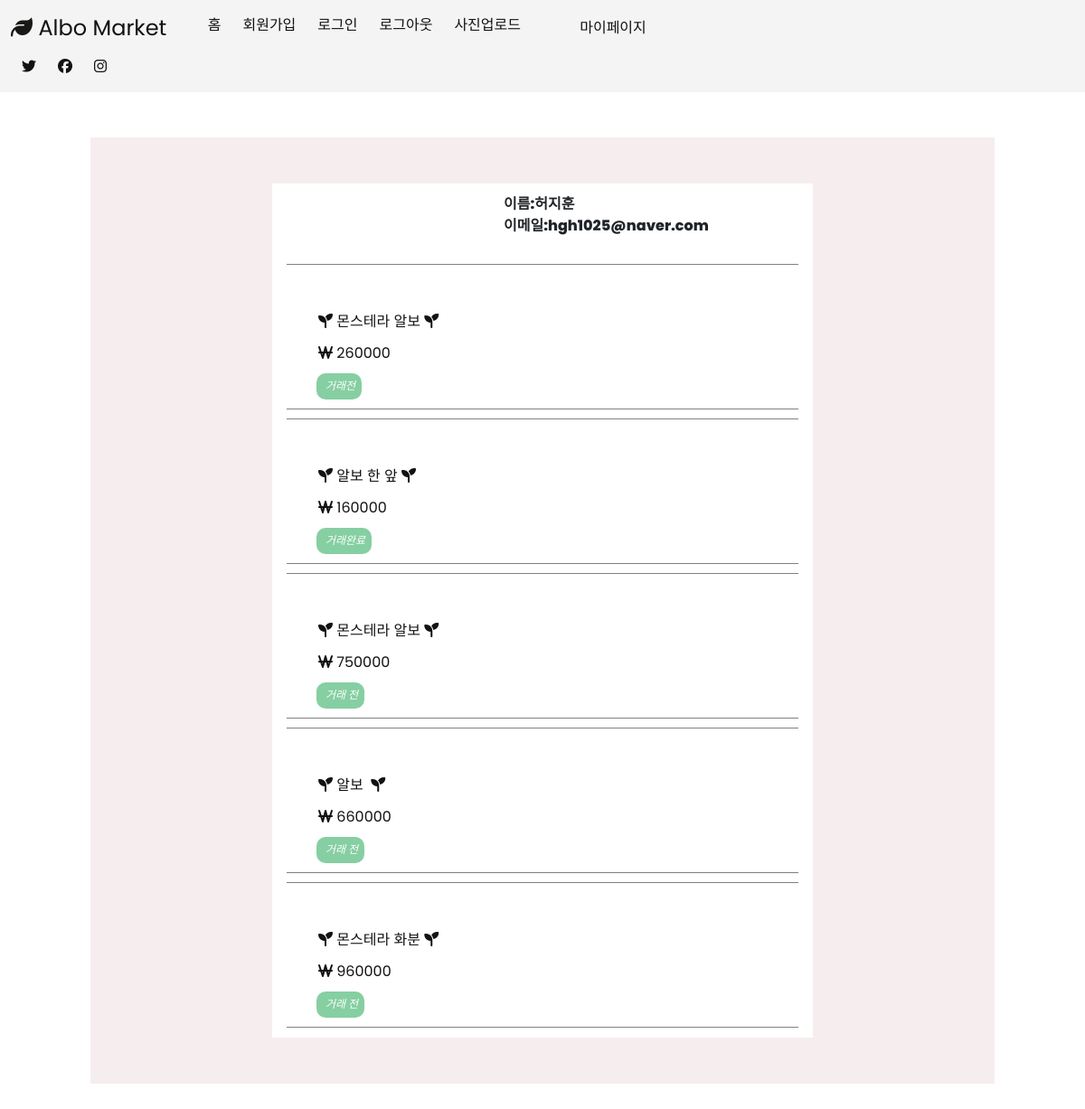
Before: /mypage (signed in) with the older database file.
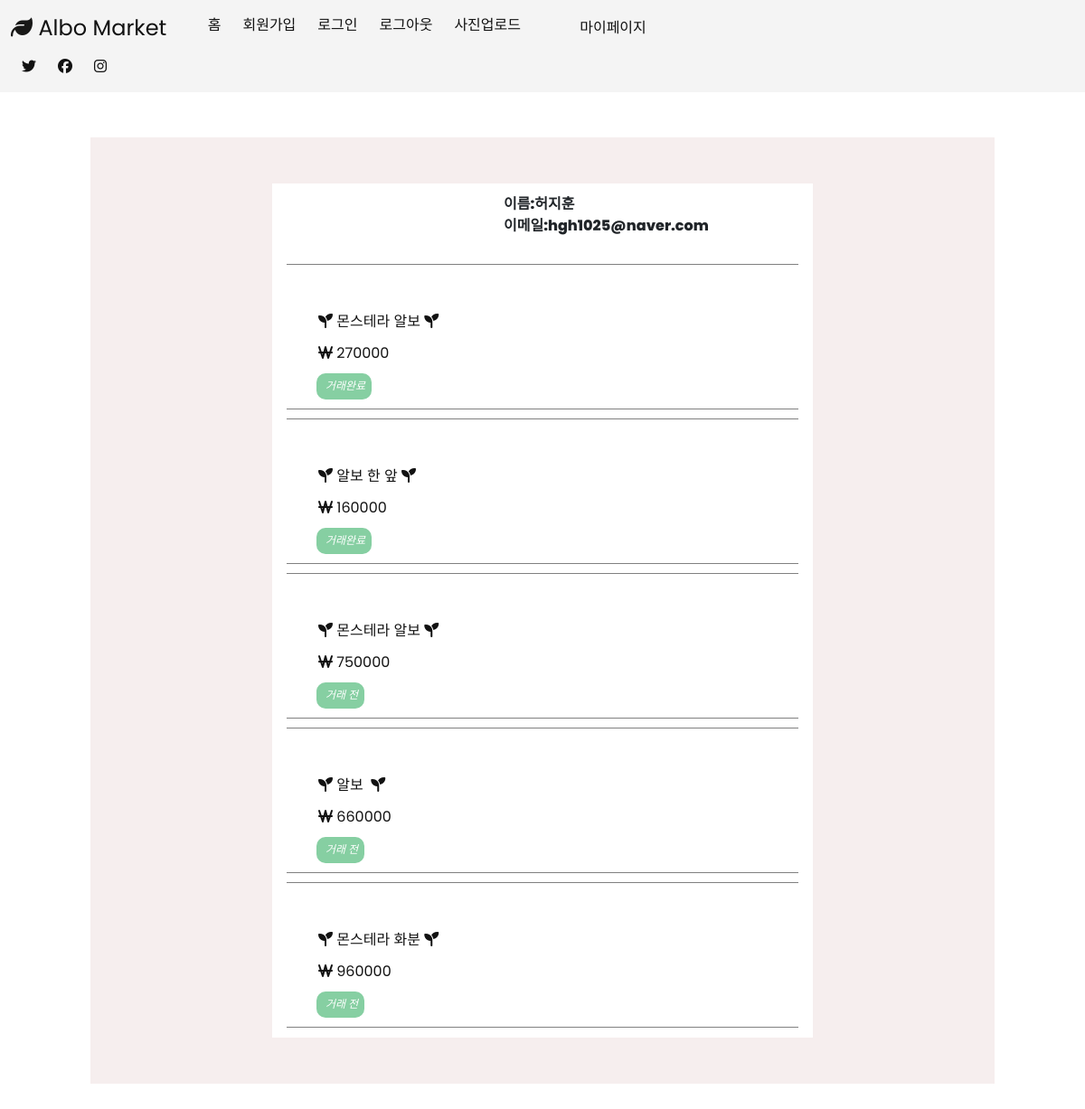
After: the same page with the newer database file.
### main/models.py (models this page shows, shortened)
class User(models.Model):
    user_name = models.CharField(max_length= 20 ,primary_key=True)
    user_date = models.DateTimeField(auto_now_add=True) #가입일(처음 등록한 시간으로 저장)
    user_email = models.EmailField(unique=True)
    user_password = models.CharField(max_length = 100)
    user_validate = models.BooleanField(default = False)
    STATUS = (('남자','남자'), ('여자','여자'))
    gender = models.CharField(max_length=5 ,choices=STATUS , null=True)
    age = models.IntegerField(null=True)
    year = models.IntegerField(null=True)
    month= models.IntegerField( null=True)
    day= models.IntegerField(null=True)
    class Meta:
        db_table = 'user_tb'

class Item(models.Model):
    item_name = models.CharField(max_length = 20)
    user_name = models.ForeignKey(User, to_field='user_name', related_name='seller', on_delete = models.CASCADE, db_column="user_name", max_length= 20, null=True) #fk추가
    STATUS = (('거래 전','거래 전'), ('거래 완료','거래 완료')) # 전자가 테이블 컬럼 출력값, 후자가 admin 페이지에서 출력
    trade_status = models.CharField(max_length=5, default='거래 전', choices=STATUS, null=True) #거래상태(판매중,거래완료)
    item_price = models.IntegerField(null=True)
    item_content = models.TextField(max_length = 200)
    item_img = models.ImageField(upload_to="images/", blank=True, null=True)
    def get_absolute_url(self):
        return f'/upload/posting/{self.pk}/'
    class Meta:
        db_table = 'item_tb'

### main/views.py (the view)
# urls.py: path('mypage', views.mypage, name='main_mypage'),
def mypage(request):
    if not 'user_name' in request.session.keys():
        return HttpResponse("<script>alert('로그인을 진행해주세요. 로그인 페이지로 이동합니다.'); location.href='/signin'</script>")
    else:
      users = User.objects.filter(user_name=request.session['user_name'])
      items = Item.objects.filter(user_name=request.session['user_name'])
      return render(request, 'main/mypage.html', {'items':items ,'users':users})

### main/templates/main/mypage.html (shortened to what this page needs)
<!DOCTYPE html>
<html lang="ko">
    {% load static %}
<head>
<link rel="stylesheet" type="text/css" href="{%static 'assets/css/bootstrap.min.css'%}">
<link rel="stylesheet" type="text/css" href="{%static 'assets/css/font-awesome.css' %}">
<link rel="stylesheet" href="{%static 'assets/css/templatemo-klassy-cafe.css' %}">
  <link rel="stylesheet" href="{%static 'css/style.css' %}">
  <nav class="navbar">
    <div class="navbar__logo">
      <i class="fa-solid fa-leaf"></i>
      <a href="{%url 'main_index' %}">Albo Market</a>
    </div>
    <ul class="navbar__menu">
      <li><a href="{%url 'main_index' %}">홈</a></li>
      <li><a href="{%url 'main_signup' %}">회원가입</a></li>
      <li><a href="{%url 'main_signin' %}">로그인</a></li>
      <li><a href="{%url 'main_logout' %}">로그아웃</a></li>
      <li><a href="{%url 'main_upload' %}">사진업로드</a></li>
      <ul class="menu">
        <li>
          <a href="#">마이페이지</a>
          <ul class="submenu">
            <li><a class="dropdown-item" href="{%url 'main_uppass'%}">비밀번호 변경</a></li>
          </ul>
        </li>
      </ul>
    </ul>
    <ul class="navbar__icons">
      <li><i class="fa-brands fa-twitter"></i></li>
      <li><i class="fa-brands fa-facebook"></i></li>
      <li><i class="fa-brands fa-instagram"></i></li>
    </ul>
  </nav>
</head>
<body>
<div class="container">
  <div class="container2">
    {% for user in users %}
    <div class="user">
        <ul>
            <li>이름:{{user.user_name}}</li>
            <li>이메일:{{user.user_email}}</li>
        </ul>
    </div>
    {% endfor %}
    <form action="" method="POST">{% csrf_token %}
    {% for item in items %}
    <div class="item">
    <div class="item_img">
        {% if item.item_img %}
        <a href="{{item.get_absolute_url}}" target="_blank">
        <br>
        {% endif %}
    </div>
    <div class="item-element">
      <li><i class="fa-solid fa-seedling"></i>&nbsp{{item.item_name}}&nbsp<i class="fa-solid fa-seedling"></i></li>
    </div>
    <div class="item-element">
        <li><i class="fa-solid fa-won-sign"></i>&nbsp{{item.item_price}}</li>
    </div>
    <p class="myButton" style="font-size: 12px;margin-left:23px;"><i> &nbsp{{item.trade_status}} </i></p>
    </div>
    {% endfor %}
</form>
</div>
</div>
</body>
</html>

### main/static/assets/css/templatemo-klassy-cafe.css (style rules this page uses)
html, body, div, span, applet, object, iframe, h1, h2, h3, h4, h5, h6, p, blockquote, div pre, a, abbr, acronym, address, big, cite, code, del, dfn, em, font, img, ins, kbd, q, s, samp, small, strike, strong, sub, sup, tt, var, b, u, i, center, dl, dt, dd, ol, ul, li, figure, header, nav, section, article, aside, footer, figcaption { margin: 0; padding: 0; border: 0; outline: 0; }
ul, li { padding: 0; margin: 0; list-style: none; }
header, nav, section, article, aside, footer, hgroup { display: block; }
* { box-sizing: border-box; }
html, body { font-family: 'Poppins', sans-serif; font-weight: 400; background-color: #fff; font-size: 16px; -ms-text-size-adjust: 100%; -webkit-font-smoothing: antialiased; -moz-osx-font-smoothing: grayscale; }
a { text-decoration: none !important; }
ul { margin-bottom: 0px; }
p { font-size: 14px; line-height: 25px; color: #2a2a2a; }
html, body { background: #fff; font-family: 'Poppins', sans-serif; }
*, *:before, *:after { -webkit-box-sizing: border-box; box-sizing: border-box; -webkit-font-smoothing: antialiased; -moz-osx-font-smoothing: grayscale; }

### main/static/css/style.css (style rules this page uses)
:root { --text-color: #121212; --background-color: #f4f4f4; --accent-color: #9b9e7b; }
head { margin:0; font-family: 'Source Sans Pro'; background-color: #fff; font-size: 16px; }
a { text-decoration: none; color: var(--text-color); }
.navbar { top: 0; width: 100%; left: 0; right: 0; margin: 0 ; display: flex; justify-content: space-between; align-items: center; background-color: var(--background-color); padding: 8px 12px; }
.navbar__logo { font-size: 24px; color:var(--text-color); }
.navbar__logo i { color: rgb(24, 24, 23); }
.navbar__menu { display: flex; list-style: none; padding-left: 0; }
.navbar__menu li { padding: 8px 12px; }
.navbar__icons { list-style: none; color: var(--text-color); display: flex; padding-left: 0; }
.navbar__icons li { padding: 8px 12px; }
.myButton { background-color:#86cfa2; border-radius:10px; display:inline-block; cursor:pointer; color:#ffffff; padding:2px 7px; text-decoration:none; font-family: 'LINESeedKR-Bd'; }

### main/templates/main/mypage.html (style rules this page uses)
.menu { width: 600px; overflow: hidden; margin:0px; padding:0px; vertical-align:middle; }
.menu>li { width: 30%; text-align: center; line-height: 30px; }
.submenu>li { line-height: 30px; padding:0px; margin:0px; }
.submenu { height: 0; right:2px; }
.container { border : 1px solid rgb(246, 238, 238); background-color: rgb(246, 238, 238); width: 1000px; padding:50px; margin-top: 50px; margin-bottom: 50px }
.container2 { border : 1px solid white; background-color: white; margin-left:150px; margin-right:150px; padding:auto; }
.user { margin: 10px 15px 30px 255px; font-weight: 800; }
.item { border: 1px solid gray; border-right : none; border-left: none; margin: 0px 15px 10px 15px; padding : 10px; display: flex; }
.container .item li { position:relative; right:-25px; bottom:10px; flex-direction: row; }
.item-element { flex-direction: row; padding-top: 11px; }
.item a { padding-top: 40px; }

Changed rows visible on the page:
changed Item (number 1 of 5 on the later page): item_price "260000" → "270000"; trade_status "거래전" → "거래완료"
